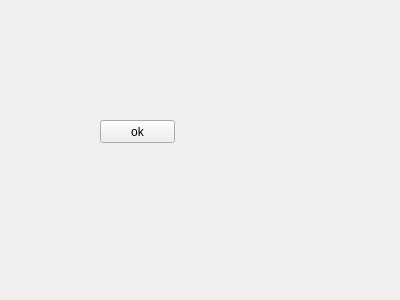
<?xml version="1.0" encoding="UTF-8"?>
<ui version="4.0">
 <class>SettingWidget</class>
 <widget class="QWidget" name="SettingWidget">
  <property name="geometry">
   <rect>
    <x>0</x>
    <y>0</y>
    <width>400</width>
    <height>300</height>
   </rect>
  </property>
  <property name="windowTitle">
   <string>设置</string>
  </property>
  <widget class="QPushButton" name="pushButton">
   <property name="geometry">
    <rect>
     <x>100</x>
     <y>120</y>
     <width>75</width>
     <height>23</height>
    </rect>
   </property>
   <property name="text">
    <string>ok</string>
   </property>
  </widget>
 </widget>
 <resources/>
 <connections/>
</ui>
